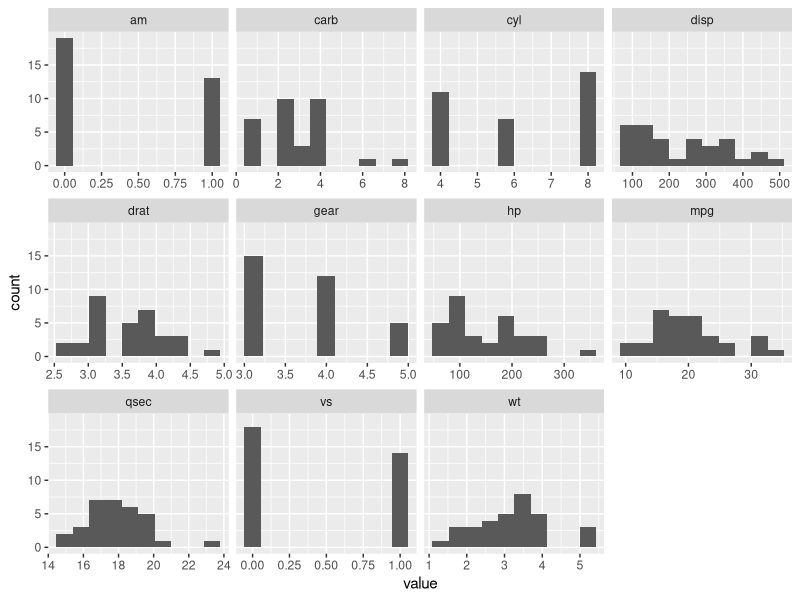
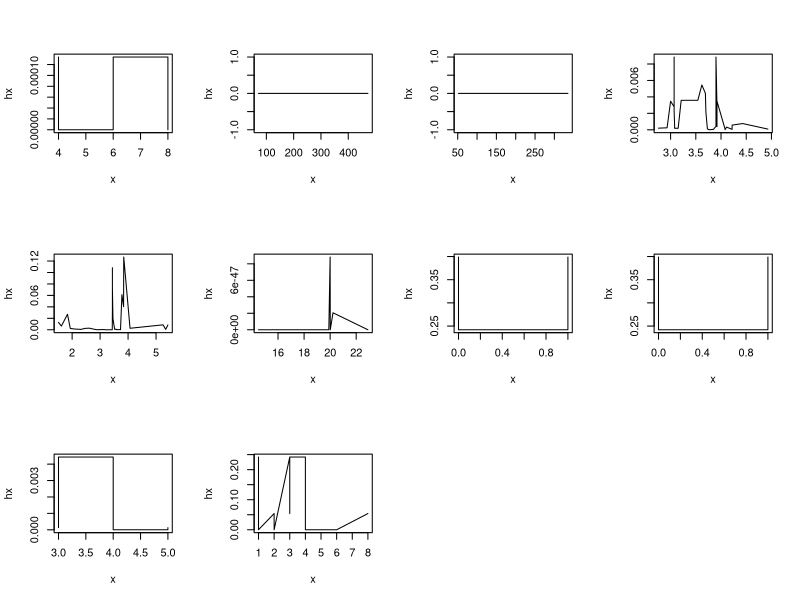
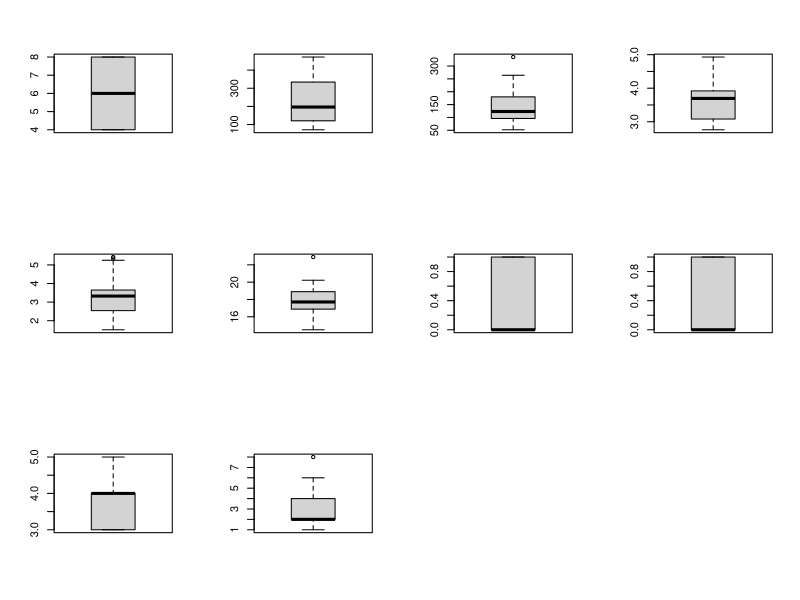

These charts were generated, in order, by the following R code:

#1. Histogram for all variables in a dataset mtcars. Write a program to 
#create histograms for all columns.

str(mtcars)
library(ggplot2)
library(tidyr)
mtcars%>% gather()%>%head()
ggplot(gather(mtcars),aes(value))+geom_histogram(bins=10)+ facet_wrap(~key,scales = 'free_x')

# 2. Check the probability distribution of all variables in mtcars

mtcars
par(mfrow = c(3,4))          # set the graph area
# writing a function to plot probability
prob <- function(prob){
  x<- sort(prob)
  hx <- dnorm(prob)
  p <- plot(x,hx,type="l")
}
lapply(mtcars[2:11],prob)   # applying the function to all the columns
       

 #3. Write a program to create boxplot for all variables.


par(mfrow=c(3,4)) 
lapply(mtcars[2:11], boxplot)   # applying the function to all the columns
